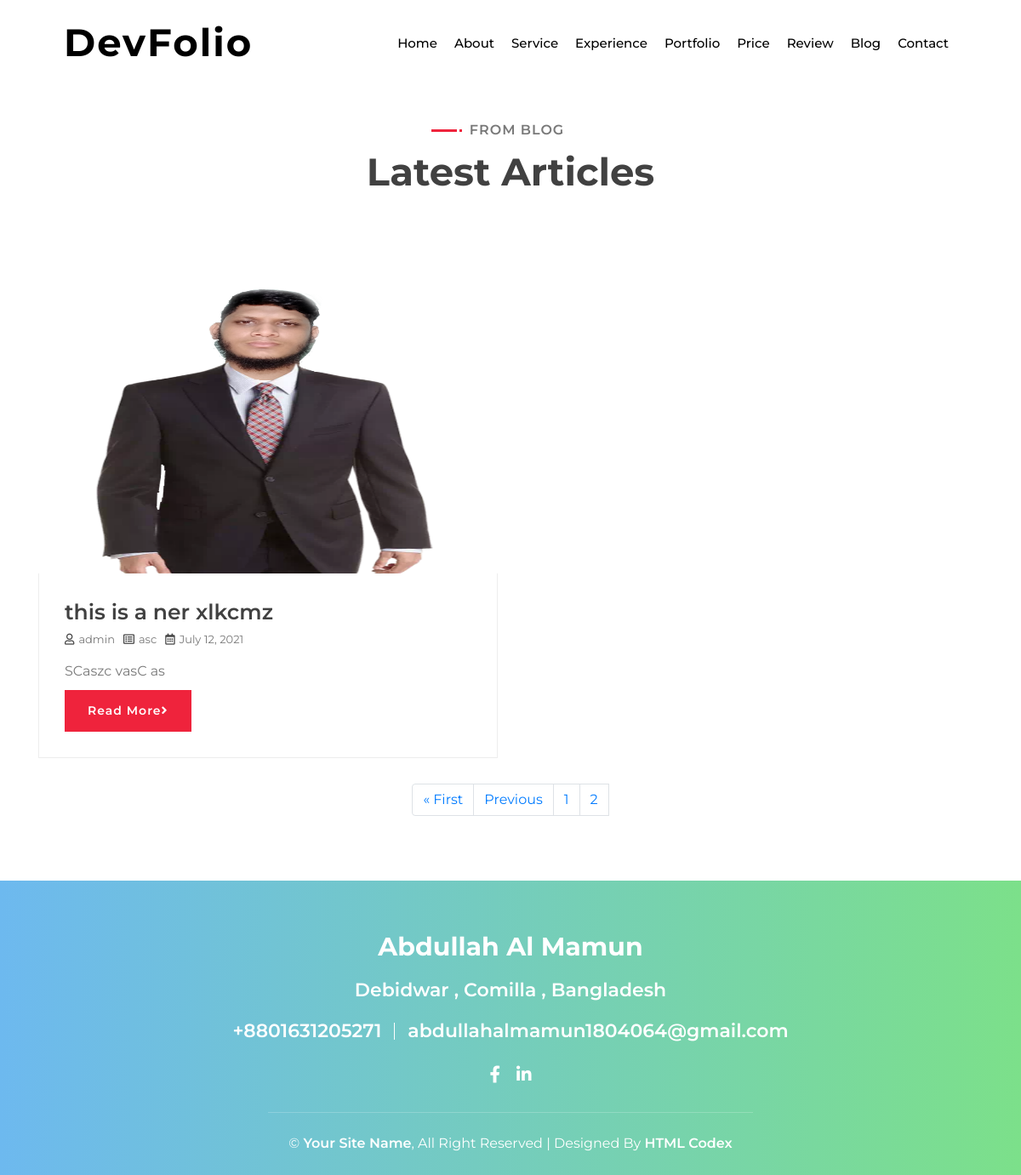
Screenshot of /blog/?page=2 with the database file from the repository.
### myapp/models.py (models this page shows, shortened)
class blog_class(models.Model):
    user=models.ForeignKey(User,on_delete=models.CASCADE)
    title=models.CharField(max_length=200)
    image=models.ImageField(upload_to='blog')
    type=models.CharField(max_length=150)
    created=models.DateField(auto_now=True)
    discription=models.TextField()
    class Meta:
        ordering=['-id']

### myapp/views.py (the view)
# urls.py: path('blog/', views.blog ,name='blog'),
def blog(request):
    blog=blog_class.objects.all()
    p=Paginator(blog,2)
    page=request.GET.get('page')
    post_page=p.get_page(page)
    pg_nums= 'a' * post_page.paginator.num_pages
    dic={
       'post_page':post_page,
       'pg_nums':pg_nums,
    }
    return render(request,'myapp/blog.html',dic)

### myapp/templates/myapp/blog.html (shortened to what this page needs)
{% extends 'myapp/base.html' %}
{% load static %}
{% block blog %}
<div class="blog" id="blog">
    <div class="container">
        <div class="section-header text-center wow zoomIn mt-5" data-wow-delay="0.1s">
            <br><br>
            <p>From Blog</p>
            <h2>Latest Articles</h2>
        </div>
        <div class="row">
        {% for post in  post_page  %}
            <div class="col-lg-6">
                <div class="blog-item wow fadeInUp" data-wow-delay="0.1s">
                    <div class="blog-img">
                        <img src="{{post.image.url}}" alt="Blog" height="400px" width="100%">
                    </div>
                    <div class="blog-text">
                        <h2>{{post.title}}</h2>
                        <div class="blog-meta">
                            <p><i class="far fa-user"></i>{{post.user}}</p>
                            <p><i class="far fa-list-alt"></i>{{post.type}}</p>
                            <p><i class="far fa-calendar-alt"></i>{{post.created}}</p>
                        </div>
                        <p>
                           {{post.discription|truncatewords:10}}
                        </p>
                        <form action="{% url 'dtail_post' %}" method="POST">
                            <button class="btn" >
                                Read More<i class="fa fa-angle-right"></i>
                            </button>
                         </form>
                    </div>
                </div>
            </div>
        {% endfor %}
     </div>
        <div>
        <nav aria-label="Page navigation example">
            <ul class="pagination justify-content-center">
                    {% if post_page.has_previous %}
                        <li class="page-item"><a class="page-link" href="?page=1">&laquo First</a> </li>
                        <li class="page-item"> <a class="page-link" href="?page={{ post_page.previous_page_number }}"> Previous</a></li>
                    {% endif %}
                    {% for x in pg_nums %}
                    <li class="page-item"></li><a class="page-link" href="?page={{ forloop.counter }}">{{forloop.counter}}</a></li>
                    {% endfor %}
                </ul>
            </nav>
        </div>
    </div>
</div>
{% endblock blog %}

### myapp/static/myapp/css/mystyle.css (style rules this page uses)
body { color: #797979; background: #ffffff; font-family: 'Montserrat', sans-serif; }
h1, h2, h3, h4, h5, h6 { color: #414141; }
a { color: #313131; transition: .3s; }
.btn { padding: 12px 25px; font-size: 14px; font-weight: 600; letter-spacing: 1px; color: #ffffff; background: #EF233C; border: 2px solid transparent; border-radius: 0; box-shadow: inset 0 0 0 50px #EF233C; transition: ease-out 0.3s; -webkit-transition: ease-out 0.3s; -moz-transition: ease-out 0.3s; }
.section-header { position: relative; margin-bottom: 45px; }
.section-header p { display: inline-block; margin: 0 30px; margin-bottom: 10px; padding-left: 15px; position: relative; font-size: 16px; font-weight: 600; letter-spacing: 1px; text-transform: uppercase; background: #ffffff; }
.section-header p::before { position: absolute; content: ""; height: 3px; top: 11px; right: 0; left: -30px; background: #EF233C; z-index: -1; }
.section-header p::after { position: absolute; content: ""; width: 3px; height: 3px; top: 11px; left: 3px; background: #EF233C; z-index: 1; }
.section-header h2 { margin: 0; position: relative; font-size: 45px; font-weight: 700; }
.blog { position: relative; width: 100%; padding: 45px 0 15px 0; }
.blog .blog-item { position: relative; margin-bottom: 30px; }
.blog .blog-img { position: relative; width: 100%; overflow: hidden; }
.blog .blog-img img { width: 100%; transition: .5s; }
.blog .blog-text { position: relative; padding: 30px; border-right: 1px solid rgba(0, 0, 0, .07); border-bottom: 1px solid rgba(0, 0, 0, .07); border-left: 1px solid rgba(0, 0, 0, .07); }
.blog .blog-text h2 { font-size: 25px; font-weight: 600; }
.blog .blog-text p { margin-bottom: 10px; }
.blog .blog-meta { position: relative; display: flex; margin-bottom: 15px; }
.blog .blog-meta p { margin: 0 10px 0 0; font-size: 13px; }
.blog .blog-meta i { color: #414141; margin-right: 5px; }
.blog .blog-meta p:last-child { margin: 0; }

### rows the page displays
blog_class: image (picture), title "this is a ner xlkcmz", user "admin", type "asc", created "July 12, 2021", discription "SCaszc vasC as"
